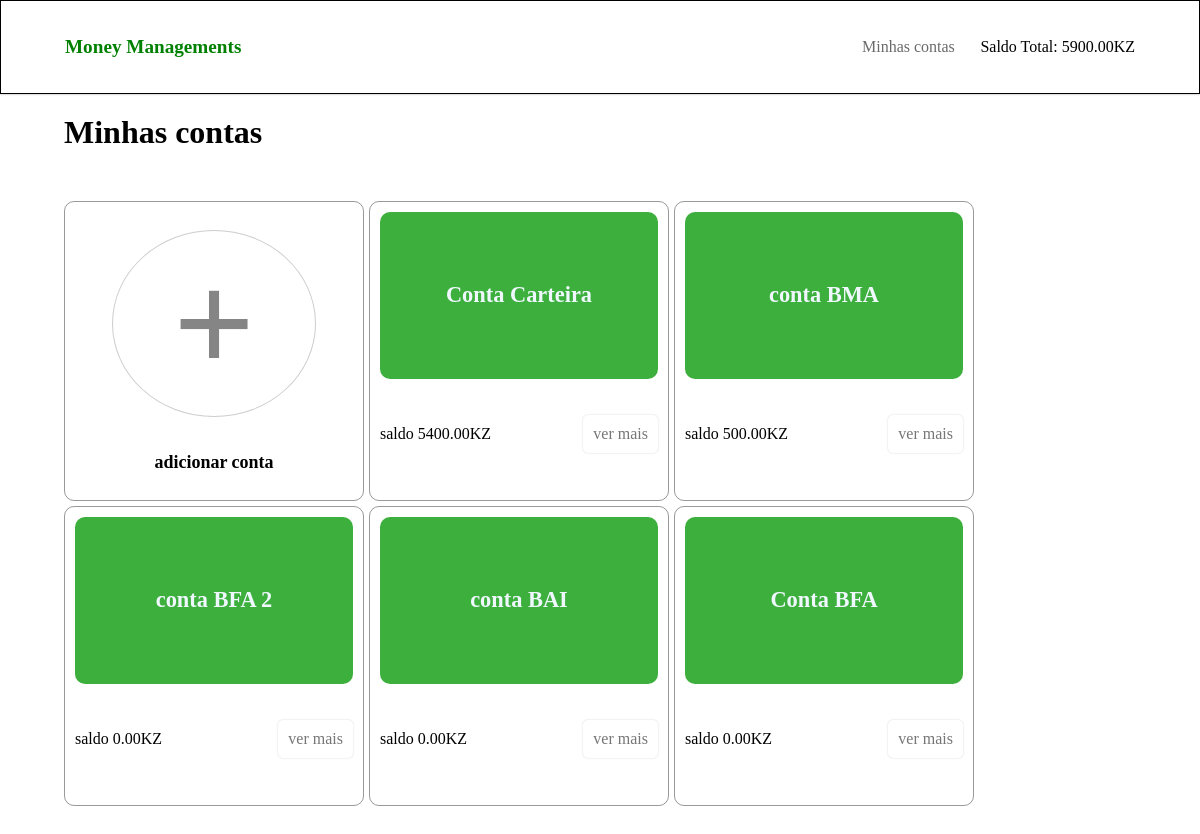
The page /contas/ on the database as committed earlier.
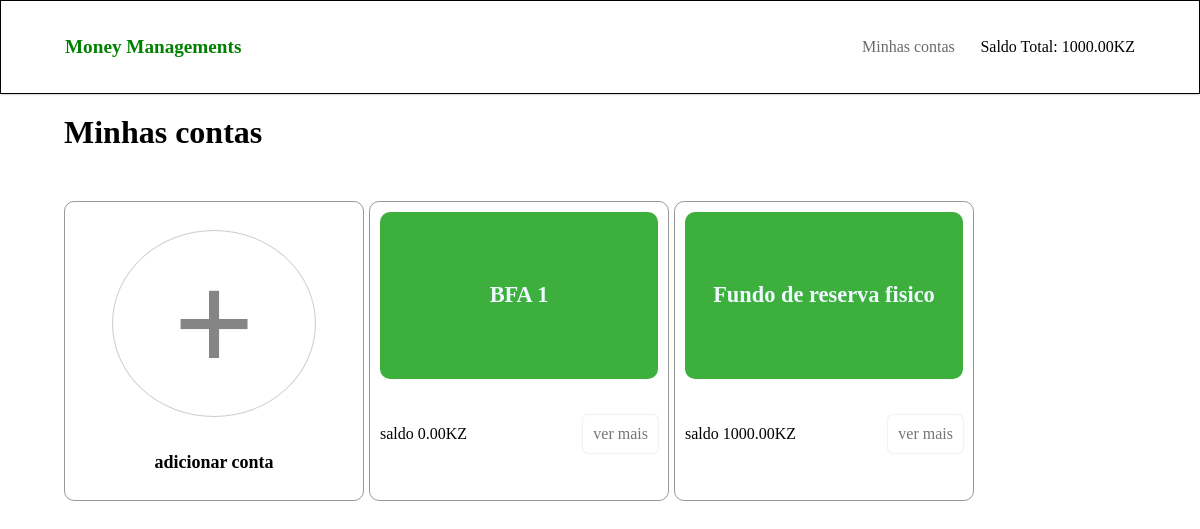
The same page on the database as committed later.
### money_managements/models.py (models this page shows, shortened)
class Conta(models.Model):
    conta = models.CharField(max_length=100, null=True)
    descricao = models.CharField(max_length=500)
    saldo = models.DecimalField(max_digits=10, decimal_places=2)

### money_managements/views.py (the view)
# urls.py: path('contas/', views.contas, name='contas'),
def contas(request):
    contas = Conta.objects.all()
    dados = { 'contas' : contas }
    return render(request, 'm_mg/contas.html', dados)

### money_managements/context_processors.py (called while the page is built)
def dados_globais(request):
    saldo_geral = Saldo_geral()
    contas = Conta.objects.all()
    saldo = 0
    for conta in contas:
        saldo += conta.saldo
    saldo_geral.saldo_geral = saldo
    dados = { 'saldo_geral' : str(saldo_geral) +'KZ' }
    return dados

### money_managements/models.py (called while the page is built)
    def __str__(self):
        return str(self.saldo_geral)

### money_managements/templates/m_mg/contas.html
{% extends 'm_mg/base.html' %}
{% block conteudo %}
    <main class="meus_orcamentos">
        <h1>Minhas contas</h1>
        <div class="contas">
            <div class="add_">
                <a href="{% url 'nova_conta' %}">+</a>
                <div class="conta_nome"><span>adicionar conta</span></div>
            </div>
            {% for conta in contas %}
                <div class="conta">
                    <div class="conta_nome"><span>{{ conta.conta  }}</span></div>
                    <div class="detalhes">
                        <span>saldo {{ conta.saldo }}KZ</span>
                        <a href="{% url 'conta' conta.id %}">ver mais</a>
                    </div>
                </div>
            {% empty %}
                <p>Sem nenhuma conta criada no momento</p>
            {% endfor %}
        </div>
    </main>
{% endblock %}

Rows that differ between the two databases and show on the page:
removed Conta: conta "Conta Carteira", saldo "5400.00"
removed Conta: conta "conta BMA", saldo "500.00"
removed Conta: conta "conta BFA 2", saldo "0.00"
removed Conta: conta "conta BAI", saldo "0.00"
removed Conta: conta "Conta BFA", saldo "0.00"
added Conta: conta "BFA 1", saldo "0.00"
added Conta: conta "Fundo de reserva fisico", saldo "1000.00"
Other text that changed with them:
{{ saldo_geral }}: "5900.00KZ" → "1000.00KZ"
